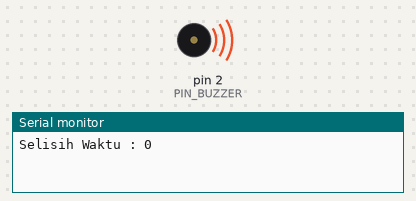
A sketch run on a simulated Arduino Uno, built with avr-gcc and run on an emulated ATmega328P. On the bench: buzzer (waves = sounding, pin HIGH), the last lines printed to the serial monitor.

Above: at 1.7 s.
At 6.4 s:
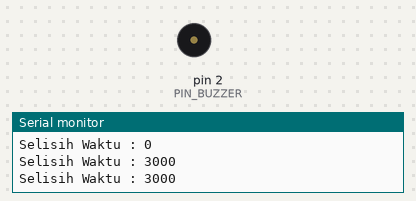
Timing chart, 0 to 6.9 s (numbered marks = the images above):
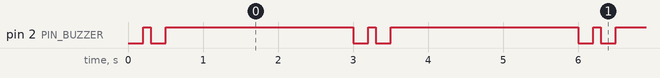

The sketch:

3.2.ino
```cpp
#define BUZZER_ON LOW
#define BUZZER_OFF !BUZZER_ON
// GND buzzer dihubungkan ke pin 2
const byte PIN_BUZZER = 2;
// variabel untuk cek waktu kirim
unsigned long waktu_kirim = 0;
void setup() {
// aktifkan komunikasi serial
// pada baudrate 19200
Serial.begin(19200);
// tunggu hinga Serial siap digunakan
while(!Serial);
// pin buzzer sebagai output
pinMode(PIN_BUZZER, OUTPUT);
// pastikan buzzer maat saat pertama kali start
digitalWrite(PIN_BUZZER, BUZZER_OFF);
// catat waktu kirim pertama kali
waktu_kirim = millis();
}
void loop() {
// kirim data
KirimData();
// bunyi tilit tilit
TilitTilit();
}
void TilitTilit(){
// Tit pertama
digitalWrite(PIN_BUZZER, BUZZER_ON);
delay(200);
// mati sebentar
digitalWrite(PIN_BUZZER, BUZZER_OFF);
delay(100);
// Tit kedua
digitalWrite(PIN_BUZZER, BUZZER_ON);
delay(200);
// mati agak lama
digitalWrite(PIN_BUZZER, BUZZER_OFF);
delay(1000);
// tambahan delay supaya pas 3 detik :v
delay(1500);
}
// fungsi untuk mengirim data
void KirimData(){
// cetak selisih waktu kirim sebelumnya
// dengan pengiriman saat ini
Serial.print("Selisih Waktu : ");
Serial.println( millis() - waktu_kirim );
// catat waktu kirim data
waktu_kirim = millis();
}
```

Measured:
- by itself, pin 2 (PIN_BUZZER): repeats every 3.0 s: LOW 0.20 s, HIGH 2.5 s, LOW 0.20 s, HIGH 0.10 s
- by itself, everything shown: repeats every 3.0 s, in 4 steps
